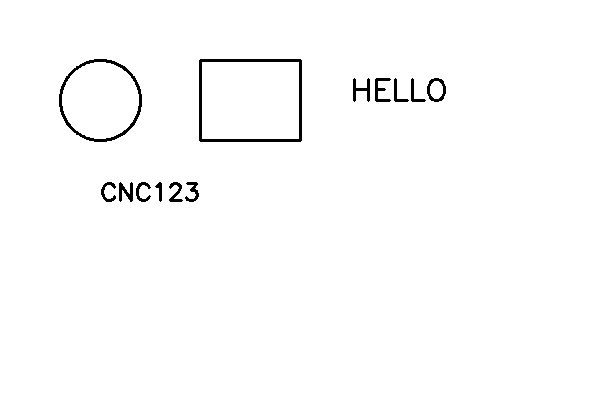
#> input picture src/sample_shapes_text.jpg, 600 x 400 px
$ python -i color2.py   (imports and definitions only)
#> lines starting #> are read from the running program, lines starting #| are printed output that depends on the picture; after the words box and inside, x2 and y2 are one past the last pixel; in counts of white or black regions, pixels touching at a corner belong together

import cv2
import numpy as np


# HSV components have different weights for each color
hsv_weights = {
    'black': (0,0.2,0.8),
    'gray': (0,0.7,0.3),
    'red':  (0.8, 0.15, 0.05),
    'blue': (0.7, 0.2, 0.1),
    'green': (0.6, 0.3, 0.1),
    'purple': (0.6, 0.35, 0.05),
}

# HSV ranges for each color
hsv_ranges = {
    'black': {
        'lower': (0,0,0),
        'upper':(180,50,50)
    },
    'gray': {
        'lower': (0,0,50),
        'upper': (180, 50, 200)
    },
    'red':{
        'lower1': (0, 90, 90), 'upper1': (10, 255, 255),
        'lower2': (160, 90, 90), 'upper2': (180, 255, 255)
    },
    'orange': {
        'lower': (10, 80, 80),
        'upper': (30,255,255)
    },
    'blue': {
        'lower': (95,50,30),
        'upper': (130, 255,255)
    },
    'green': {
        'lower': (30, 50,50),
        'upper': (95, 255, 255),
    },
    'purple': {
        'lower': (120, 50, 30),
        'upper': (155, 255, 255)
    },
    'brown': {
        'lower': (10, 100, 20),
        'upper': (30,255,200)
    }
}


# user configurable drawing colors (at most 3)
drawing_colors = [
    'black',
    'blue',
    'red',
    'green',
    'purple',
    'orange',
    'brown'
]

# user configurable default color for undetected colors
DEFAULT_COLOR = 'black'


def getColorMasks(image):
    """Create masks showing where each color appears in the entire image"""
    hsv = cv2.cvtColor(image, cv2.COLOR_BGR2HSV)

    color_masks = {}
    color_areas = {}
    result = np.ones_like(image)* 255

    # create color masks for every drawing color
    for color in drawing_colors:
        if color == 'red':
            mask1 = cv2.inRange(hsv,
                              np.array(hsv_ranges['red']['lower1']),
                              np.array(hsv_ranges['red']['upper1']))
            mask2 = cv2.inRange(hsv,
                              np.array(hsv_ranges['red']['lower2']),
                              np.array(hsv_ranges['red']['upper2']))
            mask = cv2.bitwise_or(mask1, mask2)
        else:
            mask = cv2.inRange(hsv,
                            np.array(hsv_ranges[color]['lower']),
                            np.array(hsv_ranges[color]['upper']))

        # clean the mask in the same way as with image preprocessing
        kernel = cv2.getStructuringElement(cv2.MORPH_RECT, (3, 3))
        mask = cv2.morphologyEx(mask, cv2.MORPH_CLOSE, kernel, iterations=1)

        # get the detected pixel count for each color
        color_masks[color] = mask
        pixel_count = np.sum(mask == 255)
        print(f"{color}: {pixel_count} pixels")

    return color_masks, result


def assignColors(org_img, contours):
    """Loop through contours and assign colors"""
    color_masks, _= getColorMasks(org_img)
    contour_colors = []

    for i, contour in enumerate(contours):
        color = detectColor(org_img, contour, color_masks)
        if color == 'unknown':
            color = DEFAULT_COLOR
        contour_colors.append({
            'color': color,
            'contour': contour
        })

    return contour_colors


def detectColor(image, contour, color_masks, stroke_width =30):
    """adjustable stroke width for better sampling"""

    # Find best color match by overlaping contour mask with color mask
    contour_mask = np.zeros(image.shape[:2], dtype=np.uint8)
    cv2.drawContours(contour_mask, [contour], -1, 255, thickness=stroke_width)

    best_color = None
    best_area = 0

    for color_name, color_mask in color_masks.items():
        overlap = cv2.bitwise_and(contour_mask, color_mask)
        overlap_area = np.sum(overlap == 255)

        if overlap_area > best_area:
            best_area = overlap_area
            best_color = color_name

    return best_color if best_color else 'unknown'


# def main():
#     # try:

#     #     # image = cv2.imread("../data/colors.png")
#     #     # kernel = cv2.getStructuringElement(cv2.MORPH_RECT, (3, 3))
#     #     # image = cv2.morphologyEx(image, cv2.MORPH_CLOSE, kernel, iterations=1)


#     #     # cv2.imshow('ALL DETECTED COLORS', result)
#     #     # cv2.waitKey(0)
#     #     # cv2.destroyAllWindows()


#     # except Exception as e:
#     #     print(f"Error with custom image: {e}")


# if __name__ == "__main__":
#     main()


>>> import cv2
>>> picture = cv2.imread('sample_shapes_text.jpg')
#> picture is the input picture: shape (400, 600, 3); min 0, max 255, mean 251.5
>>> result = getColorMasks(picture)
#> in getColorMasks, `hsv = cv2.cvtColor(image, cv2.COLOR_BGR2HSV)`: hsv: shape (400, 600, 3); mean H, S, V 0, 0, 251.5
#> the loop in getColorMasks, `for color in drawing_colors:` made 7 passes
#> pixel_count on passes 1 to 7: 3308, 0, 0, 0, 0, 0, 0
#| black: 3308 pixels
#| blue: 0 pixels
#| red: 0 pixels
#| green: 0 pixels
#| purple: 0 pixels
#| orange: 0 pixels
#| brown: 0 pixels
#> pass 1, in getColorMasks, `mask = cv2.inRange(hsv, np.array(hsv_ranges[color]['lower']), np.array..`:
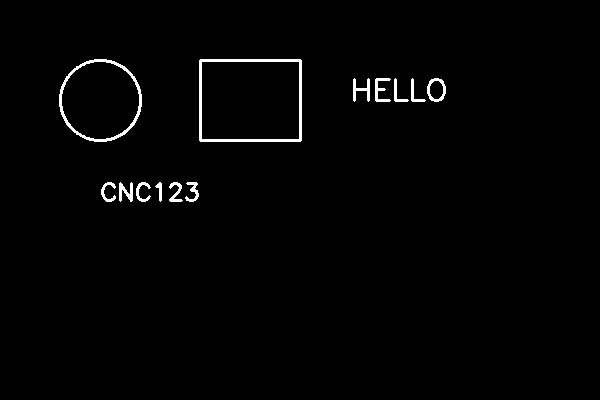
#> mask: shape (400, 600); 1.4% white; 13 white regions, largest, box (x1, y1, x2, y2) and area: (199, 59, 302, 142) 1076, (59, 59, 142, 142) 768, (427, 78, 446, 102) 178
#> after the loop in getColorMasks, `for color in drawing_colors:`: color_masks = 7 items
